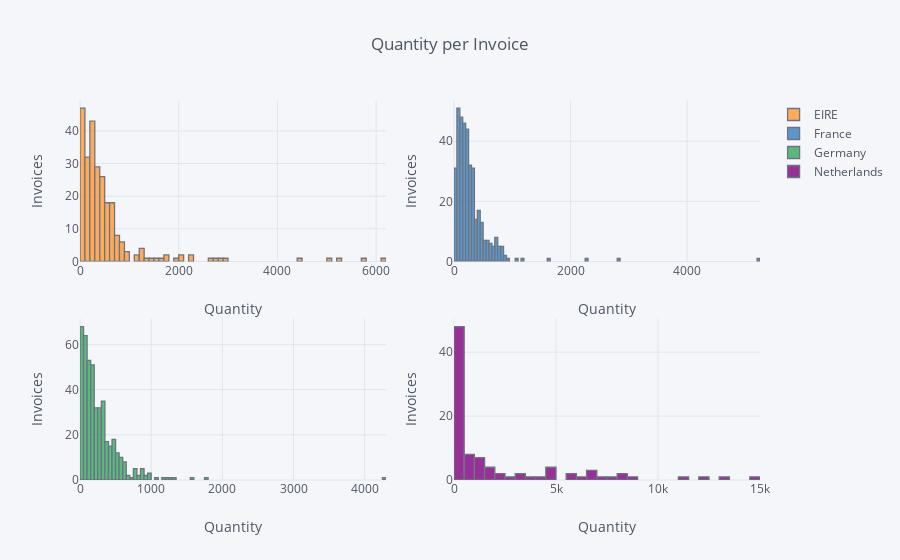

Here is the notebook cell this chart was saved with:
### Markdown cell above
## 4. Create a set of interactive histograms showing the distributions of quantity per invoice for the following countries: EIRE, Germany, France, and Netherlands.

### Code cell
country_list = ['EIRE', 'Germany', 'France', 'Netherlands']

r = data[['InvoiceNo', 'Country', 'Quantity']]

r2 = r.loc[r['Country'].isin(country_list)]

r3 = r2.pivot_table(values='Quantity', columns='Country', index='InvoiceNo', aggfunc='sum')

r3.iplot(kind='hist', subplots=True, shape=(2,2), title='Quantity per Invoice', xTitle='Quantity', yTitle='Invoices')

### Figure 1 — Plotly figure (JSON) as saved in the notebook; plotly's stock layout.template omitted (floating-point values rounded to 4 significant figures; data arrays with more than 128 entries replaced by an {"elided": "..."} marker saying what was removed)
{"data": [{"histfunc": "count", "histnorm": "", "marker": {"color": "rgba(255, 153, 51, 1.0)", "line": {"color": "#4D5663", "width": 1.3}}, "name": "EIRE", "opacity": 0.8, "orientation": "v", "type": "histogram", "uid": "56022b22-07d3-4dae-bd72-c40261934a7a", "x": {"elided": "1171 int values"}, "xaxis": "x", "yaxis": "y"}, {"histfunc": "count", "histnorm": "", "marker": {"color": "rgba(55, 128, 191, 1.0)", "line": {"color": "#4D5663", "width": 1.3}}, "name": "France", "opacity": 0.8, "orientation": "v", "type": "histogram", "uid": "d794b3c6-3ada-45ba-ac5c-cdfa9e1fd1aa", "x": {"elided": "1171 int values"}, "xaxis": "x2", "yaxis": "y2"}, {"histfunc": "count", "histnorm": "", "marker": {"color": "rgba(50, 171, 96, 1.0)", "line": {"color": "#4D5663", "width": 1.3}}, "name": "Germany", "opacity": 0.8, "orientation": "v", "type": "histogram", "uid": "475f34b7-6c4b-4c1b-a29e-38fb4c97e16d", "x": {"elided": "1171 int values"}, "xaxis": "x3", "yaxis": "y3"}, {"histfunc": "count", "histnorm": "", "marker": {"color": "rgba(128, 0, 128, 1.0)", "line": {"color": "#4D5663", "width": 1.3}}, "name": "Netherlands", "opacity": 0.8, "orientation": "v", "type": "histogram", "uid": "42f47cc0-3a6a-42f0-b365-7af8a687ea53", "x": {"elided": "1171 int values"}, "xaxis": "x4", "yaxis": "y4"}], "layout": {"barmode": "overlay", "legend": {"bgcolor": "#F5F6F9", "font": {"color": "#4D5663"}}, "paper_bgcolor": "#F5F6F9", "plot_bgcolor": "#F5F6F9", "title": {"font": {"color": "#4D5663"}, "text": "Quantity per Invoice"}, "xaxis": {"anchor": "y", "domain": [0, 0.45], "gridcolor": "#E1E5ED", "showgrid": true, "tickfont": {"color": "#4D5663"}, "title": {"font": {"color": "#4D5663"}, "text": "Quantity"}, "zerolinecolor": "#E1E5ED"}, "xaxis2": {"anchor": "y2", "domain": [0.55, 1], "gridcolor": "#E1E5ED", "showgrid": true, "tickfont": {"color": "#4D5663"}, "title": {"font": {"color": "#4D5663"}, "text": "Quantity"}, "zerolinecolor": "#E1E5ED"}, "xaxis3": {"anchor": "y3", "domain": [0, 0.45], "gridcolor": "#E1E5ED", "showgrid": true, "tickfont": {"color": "#4D5663"}, "title": {"font": {"color": "#4D5663"}, "text": "Quantity"}, "zerolinecolor": "#E1E5ED"}, "xaxis4": {"anchor": "y4", "domain": [0.55, 1], "gridcolor": "#E1E5ED", "showgrid": true, "tickfont": {"color": "#4D5663"}, "title": {"font": {"color": "#4D5663"}, "text": "Quantity"}, "zerolinecolor": "#E1E5ED"}, "yaxis": {"anchor": "x", "domain": [0.575, 1], "gridcolor": "#E1E5ED", "showgrid": true, "tickfont": {"color": "#4D5663"}, "title": {"font": {"color": "#4D5663"}, "text": "Invoices"}, "zerolinecolor": "#E1E5ED"}, "yaxis2": {"anchor": "x2", "domain": [0.575, 1], "gridcolor": "#E1E5ED", "showgrid": true, "tickfont": {"color": "#4D5663"}, "title": {"font": {"color": "#4D5663"}, "text": "Invoices"}, "zerolinecolor": "#E1E5ED"}, "yaxis3": {"anchor": "x3", "domain": [0, 0.425], "gridcolor": "#E1E5ED", "showgrid": true, "tickfont": {"color": "#4D5663"}, "title": {"font": {"color": "#4D5663"}, "text": "Invoices"}, "zerolinecolor": "#E1E5ED"}, "yaxis4": {"anchor": "x4", "domain": [0, 0.425], "gridcolor": "#E1E5ED", "showgrid": true, "tickfont": {"color": "#4D5663"}, "title": {"font": {"color": "#4D5663"}, "text": "Invoices"}, "zerolinecolor": "#E1E5ED"}}}
